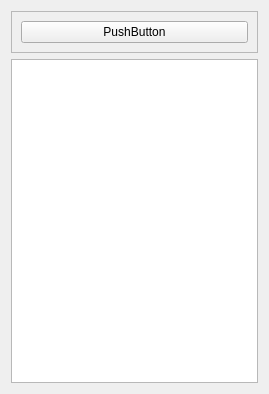
<?xml version="1.0" encoding="UTF-8"?>
<ui version="4.0">
 <class>AlbumListWidget</class>
 <widget class="QWidget" name="AlbumListWidget">
  <property name="geometry">
   <rect>
    <x>0</x>
    <y>0</y>
    <width>269</width>
    <height>394</height>
   </rect>
  </property>
  <property name="windowTitle">
   <string>Form</string>
  </property>
  <layout class="QVBoxLayout" name="verticalLayout">
   <item>
    <widget class="QFrame" name="frame">
     <property name="frameShape">
      <enum>QFrame::StyledPanel</enum>
     </property>
     <property name="frameShadow">
      <enum>QFrame::Raised</enum>
     </property>
     <layout class="QHBoxLayout" name="horizontalLayout">
      <item>
       <widget class="QPushButton" name="createAlbunButton">
        <property name="text">
         <string>PushButton</string>
        </property>
       </widget>
      </item>
     </layout>
    </widget>
   </item>
   <item>
    <widget class="QListView" name="albumList"/>
   </item>
  </layout>
 </widget>
 <resources/>
 <connections/>
</ui>
